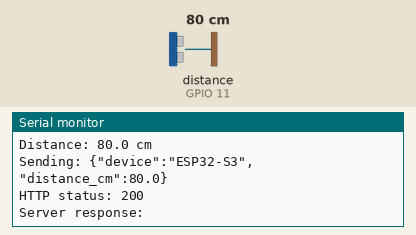
Recording of a sketch running on a simulated ESP32-S3. On the bench: the last lines printed to the serial monitor. Wiring (inferred from the names in the program): ultrasonic range finder: trigger GPIO 10; echo GPIO 11. Inputs (shaded band) come from the test bench; at power-on: distance to the obstacle (sensor on GPIO 11) 80 cm. The echo pulse lasts 58.3 µs per cm; WiFi joins after 1.5 s; servers stay silent unless stated; uploads are accepted with an empty reply.

Above: at 2.7 s.
2.8 s: distance to the obstacle (sensor on GPIO 11) set to 2 cm
At 3.87 s:
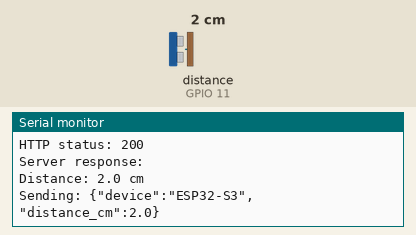
5.7 s: distance to the obstacle (sensor on GPIO 11) set to 4 cm
At 7.0 s:
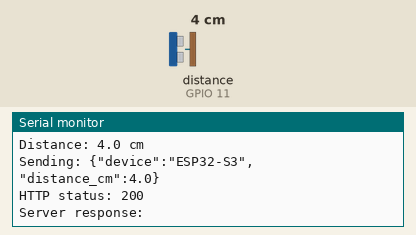
Timing chart, 0 to 8.7 s (numbered marks = the images above; inputs shaded):
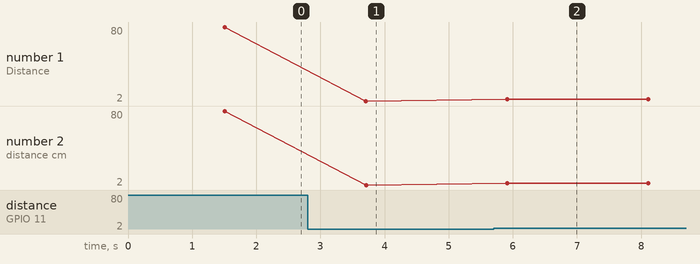

The sketch:

casper_distance_esp32.ino
```cpp
#include <WiFi.h>
#include <HTTPClient.h>
#include "secrets.h"  // Local-only configuration; do not upload to GitHub.

// HC-SR04 pins on the ESP32-S3 (adapt to your wiring if needed).
constexpr uint8_t TRIG_PIN = 10;
constexpr uint8_t ECHO_PIN = 11;

constexpr unsigned long WIFI_TIMEOUT_MS = 15000;
constexpr unsigned long MEASUREMENT_INTERVAL_MS = 2000;

bool connectWiFi() {
  if (WiFi.status() == WL_CONNECTED) {
    return true;
  }

  WiFi.mode(WIFI_STA);
  WiFi.begin(WIFI_SSID, WIFI_PASSWORD);
  Serial.print("Connecting to Wi-Fi");

  const unsigned long startTime = millis();
  while (WiFi.status() != WL_CONNECTED &&
         millis() - startTime < WIFI_TIMEOUT_MS) {
    delay(500);
    Serial.print(".");
  }

  Serial.println();
  if (WiFi.status() != WL_CONNECTED) {
    Serial.println("Wi-Fi connection failed. Will retry.");
    return false;
  }

  Serial.println("Wi-Fi connected.");
  Serial.print("ESP32 IP: ");
  Serial.println(WiFi.localIP());
  return true;
}

float readDistanceCm() {
  digitalWrite(TRIG_PIN, LOW);
  delayMicroseconds(2);
  digitalWrite(TRIG_PIN, HIGH);
  delayMicroseconds(10);
  digitalWrite(TRIG_PIN, LOW);

  const unsigned long duration = pulseIn(ECHO_PIN, HIGH, 30000UL);
  if (duration == 0) {
    return -1.0f; // No echo received within the timeout.
  }

  return duration * 0.0343f / 2.0f;
}

void sendDistanceCm(float distanceCm) {
  if (!connectWiFi()) {
    Serial.println("Skipping upload: Wi-Fi is unavailable.");
    return;
  }

  HTTPClient http;
  http.setTimeout(5000);
  if (!http.begin(SERVER_URL)) {
    Serial.println("Unable to initialize HTTP request.");
    return;
  }

  http.addHeader("Content-Type", "application/json");
  const String payload =
      String("{\"device\":\"ESP32-S3\",\"distance_cm\":") +
      String(distanceCm, 1) + "}";

  Serial.print("Sending: ");
  Serial.println(payload);

  const int httpCode = http.POST(payload);
  if (httpCode > 0) {
    Serial.print("HTTP status: ");
    Serial.println(httpCode);
    Serial.print("Server response: ");
    Serial.println(http.getString());
  } else {
    Serial.print("HTTP request failed: ");
    Serial.println(http.errorToString(httpCode));
  }

  http.end();
}

void setup() {
  Serial.begin(115200);
  pinMode(TRIG_PIN, OUTPUT);
  pinMode(ECHO_PIN, INPUT);
  digitalWrite(TRIG_PIN, LOW);

  connectWiFi();
  Serial.println("CASPER DISTANCE CLIENT READY");
}

void loop() {
  const float distanceCm = readDistanceCm();

  if (distanceCm < 0) {
    Serial.println("Sensor timeout: no echo received.");
  } else {
    Serial.print("Distance: ");
    Serial.print(distanceCm, 1);
    Serial.println(" cm");
    sendDistanceCm(distanceCm);
  }

  delay(MEASUREMENT_INTERVAL_MS);
}
```

secrets.example.h
```cpp
#pragma once

// Make a copy of this file named secrets.h in the same sketch folder.
// Edit secrets.h locally. Never commit or share secrets.h.
const char* WIFI_SSID = "YOUR_WIFI_NAME";
const char* WIFI_PASSWORD = "YOUR_NEW_WIFI_PASSWORD";
const char* SERVER_URL = "http://YOUR_SERVER_IP:8769/distance";
```

Measured:
- after the input at 2.8 s, the serial monitor: prints a new line after 0.91 s (image 1)
- after the input at 5.7 s, the serial monitor: prints a new line after 0.21 s (image 2)
- plotted number 1: 80 → 2 after the input at 2.8 s, 2 → 4 after the input at 5.7 s
- plotted number 2: 80 → 2 after the input at 2.8 s, 2 → 4 after the input at 5.7 s
